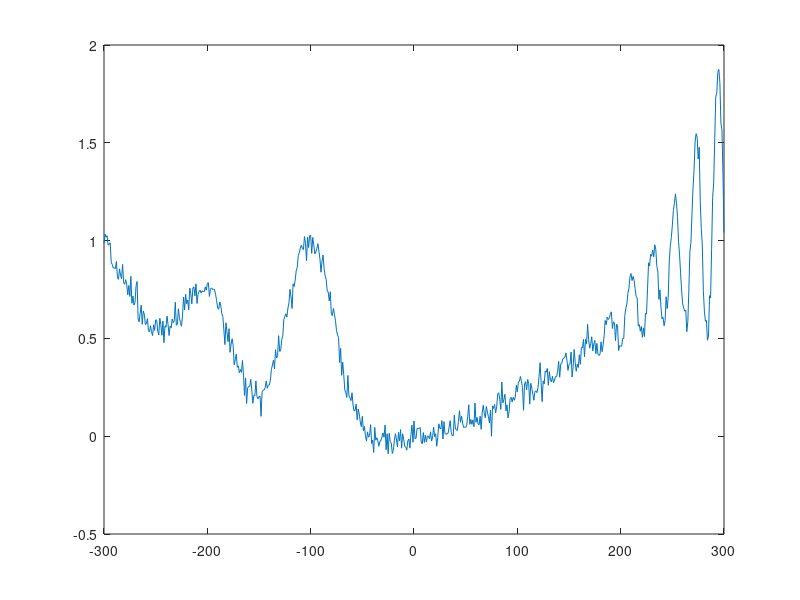

MATLAB code to generate this figure:
function [] = generator()
    
    %handle = '@(x,y)sin(0.3*x)*exp(0.09*y) + 0.00001*x.*x - 50 + x + exp(0.1*sin(0.05*x))';
    handle = '@(x,y)(2*sin(x*0.3 - 5)*exp(0.02*x) + exp(-0.02*x) + 500*exp(-0.001*(x + 200).^2) + 1000*exp(-0.001*(x + 100).^2) + 0.01*x.*x + x)/1000';
    %handle = '@(x,y)sin(x*0.25 + 5)*exp(0.02*x)';

    %handle = '@(x,y)sin(x*25 + 5)*exp(5*y)';
    % numb of tokens = 7
    
    funct = str2func(handle);
    x = [-300:1:300]';
    data = arrayfun(funct, x);
    data = awgn(data,23,'measured');
    dlmwrite('demo.dat.txt', [data, x]);
    mean(data)
    plot(x, data)
    
    
    %surf(X,Y,data)
    %{
    handle1 = '@(x,y)sin(x*25 + 5)*exp(5*y)';
    handle2 = '@(x,y)2*x*x - x + 1';
    funct1 = str2func(handle1);
    funct2 = str2func(handle2);
    valuesX = [0:0.003:3]';
    valuesY = [-2:0.003:1]';
    data1 = arrayfun(funct1, valuesX, valuesY);
    data2 = arrayfun(funct2, valuesX, valuesY);
    [data1, data2]
    %}
end